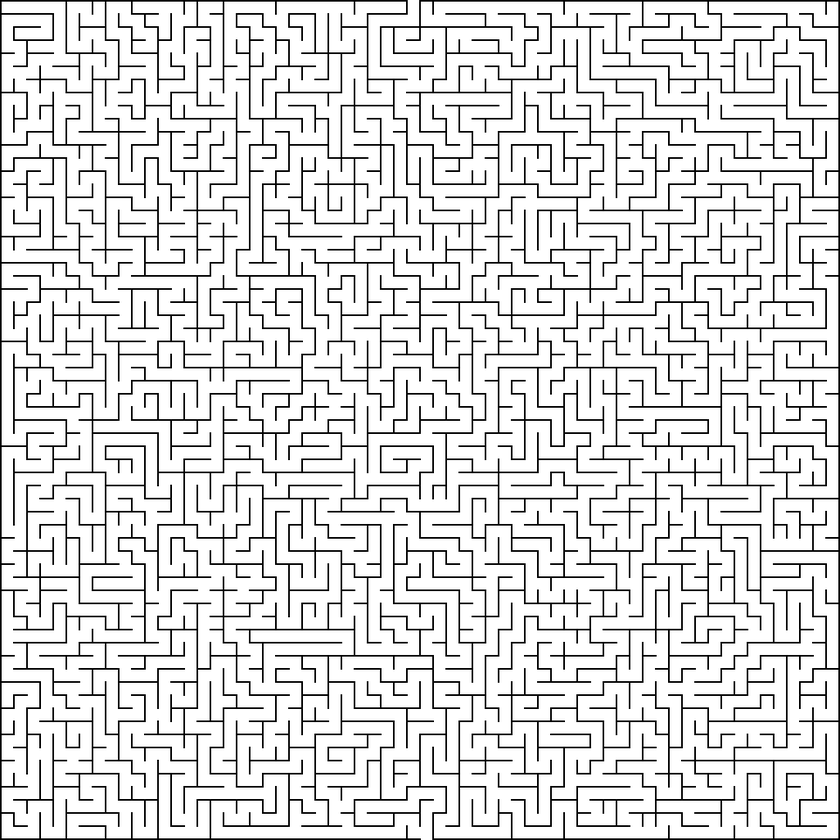
#> input picture MAZE_0.png, 840 x 840 px, shrunk from 1026 x 1026 before the run, found by its file name
$ python loadmaze.py
#> lines starting #> are read from the running program, lines starting #| are printed output that depends on the picture

from PIL import Image
import numpy as np

def load_maze_from_png(filename, threshold=128):
    """
    Load a maze from a PNG image.

    Args:
        filename: Path to the PNG file.
        threshold: Pixel value threshold to distinguish wall vs path.
                   Pixels darker than threshold -> wall (1)
                   Pixels lighter than threshold -> path (0)

    Returns:
        maze: 2D NumPy array (1 = wall, 0 = path)
    """
#> called with filename = 'MAZE_0.png', threshold = 128
    # Load image and convert to grayscale
    img = Image.open(filename).convert("L")  # "L" = grayscale

    # Convert to NumPy array
    maze_array = np.array(img)

    # Binarize: wall = 1, path = 0
    maze = (maze_array < threshold).astype(int)
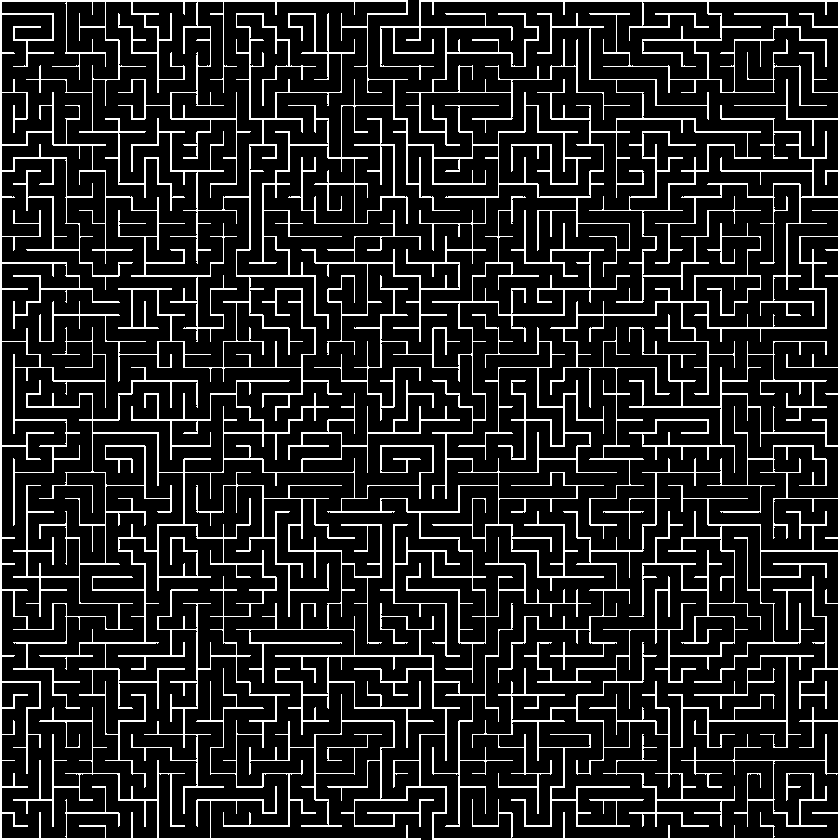
#> maze: shape (840, 840) int64; values 0 (black) and 1 (white), 13.2% white in thin lines or dots

    return maze

# Example usage
maze = load_maze_from_png("MAZE_0.png")
print(maze)
#> (printed output is left out)

$ run again, with MAZE_2.png copied over MAZE_0.png
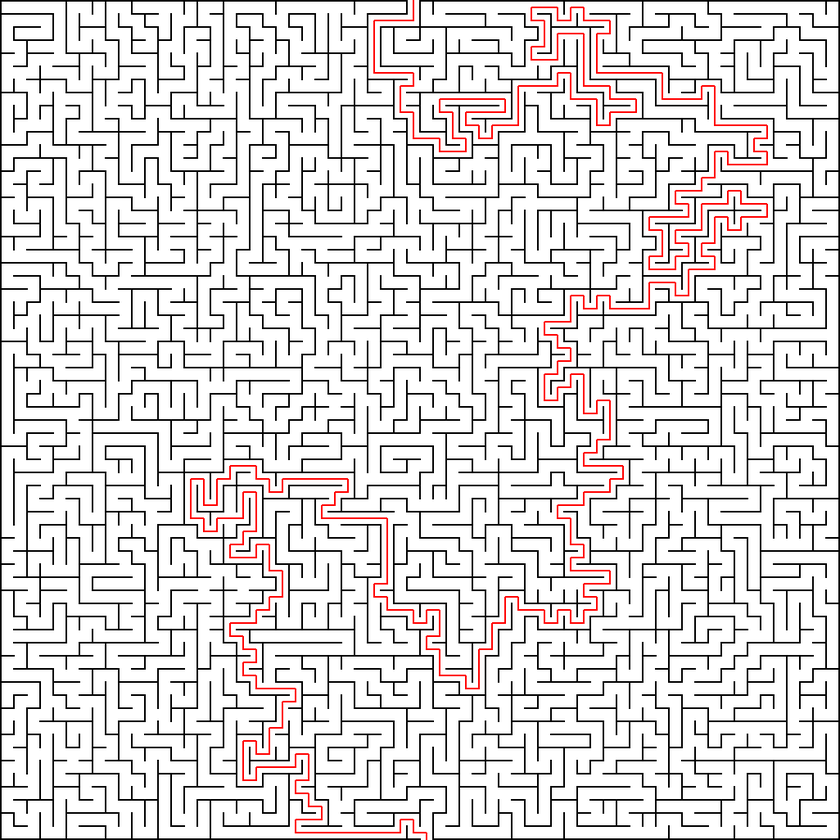
#> input picture MAZE_2.png, 840 x 840 px, shrunk from 1026 x 1026 before the run, found by its file name
#> in load_maze_from_png, `img = Image.open(filename).convert("L")  # "L" = grayscale`:
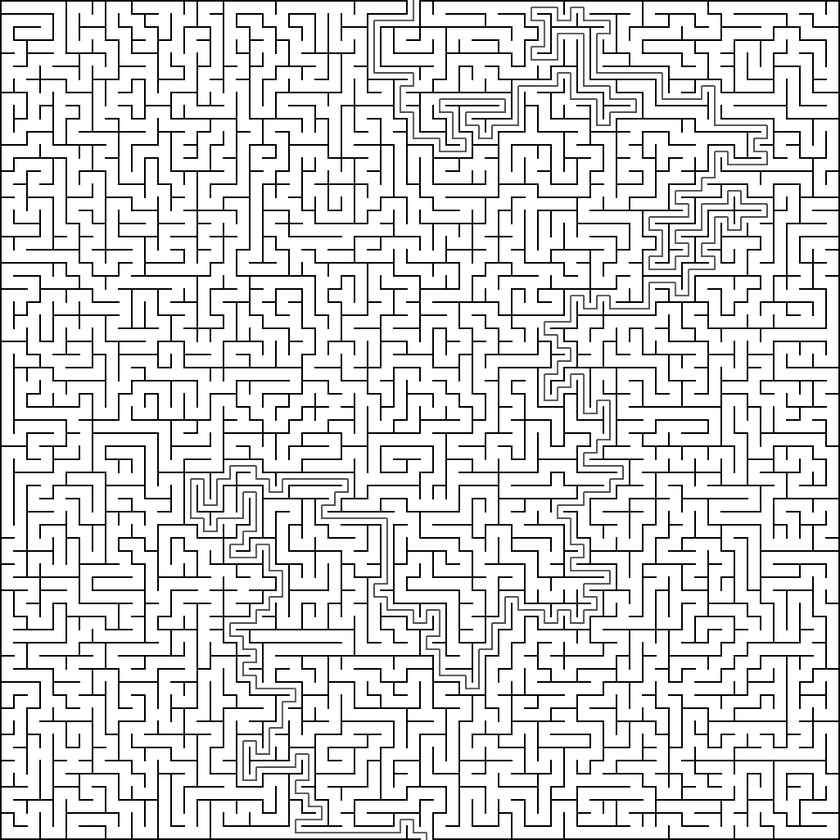
#> img: PIL image 840x840 L; min 0, max 255, mean 219.2
#> in load_maze_from_png, `maze = (maze_array < threshold).astype(int)`:
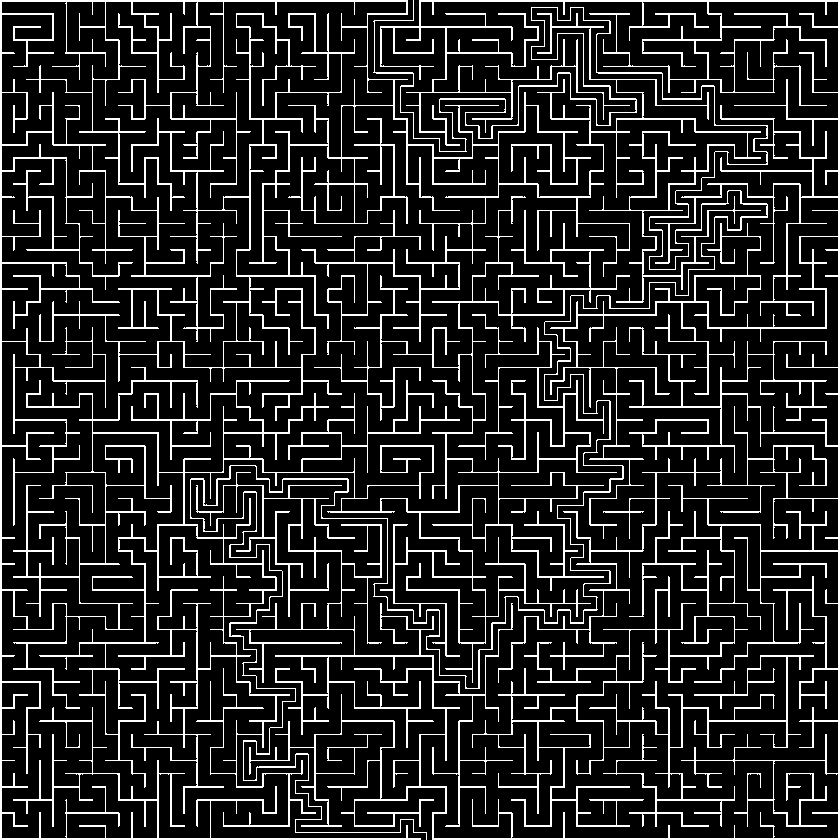
#> maze: shape (840, 840) int64; values 0 (black) and 1 (white), 14.2% white in thin lines or dots
#> (printed output is left out)

$ run again, with MAZE_1_QSOLVED.png copied over MAZE_0.png
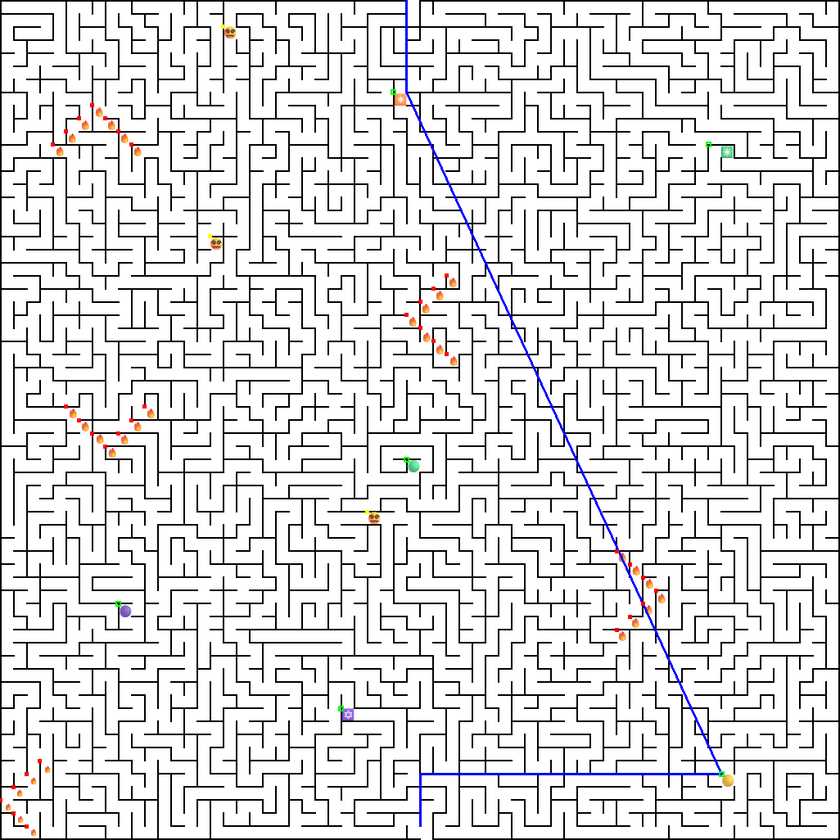
#> input picture MAZE_1_QSOLVED.png, 840 x 840 px, shrunk from 1026 x 1026 before the run, found by its file name
#> in load_maze_from_png, `maze = (maze_array < threshold).astype(int)`:
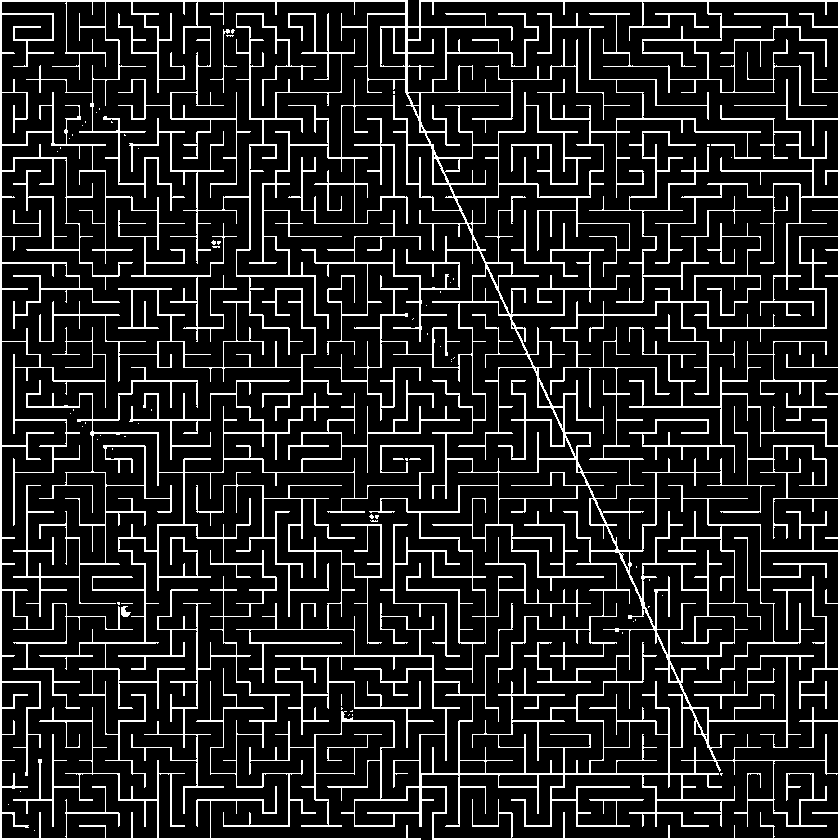
#> maze: shape (840, 840) int64; values 0 (black) and 1 (white), 13.6% white in thin lines or dots
#> (printed output is left out)
